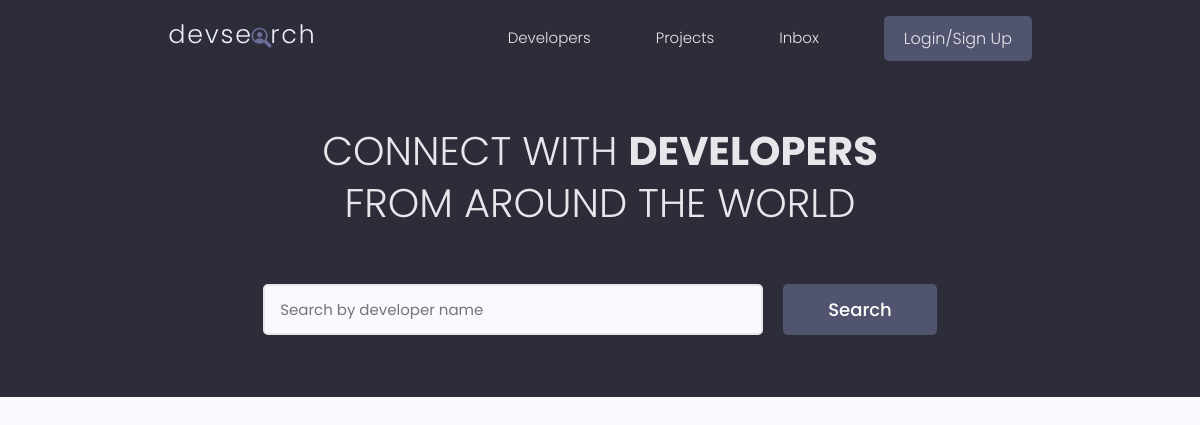
The app's page /, older data.
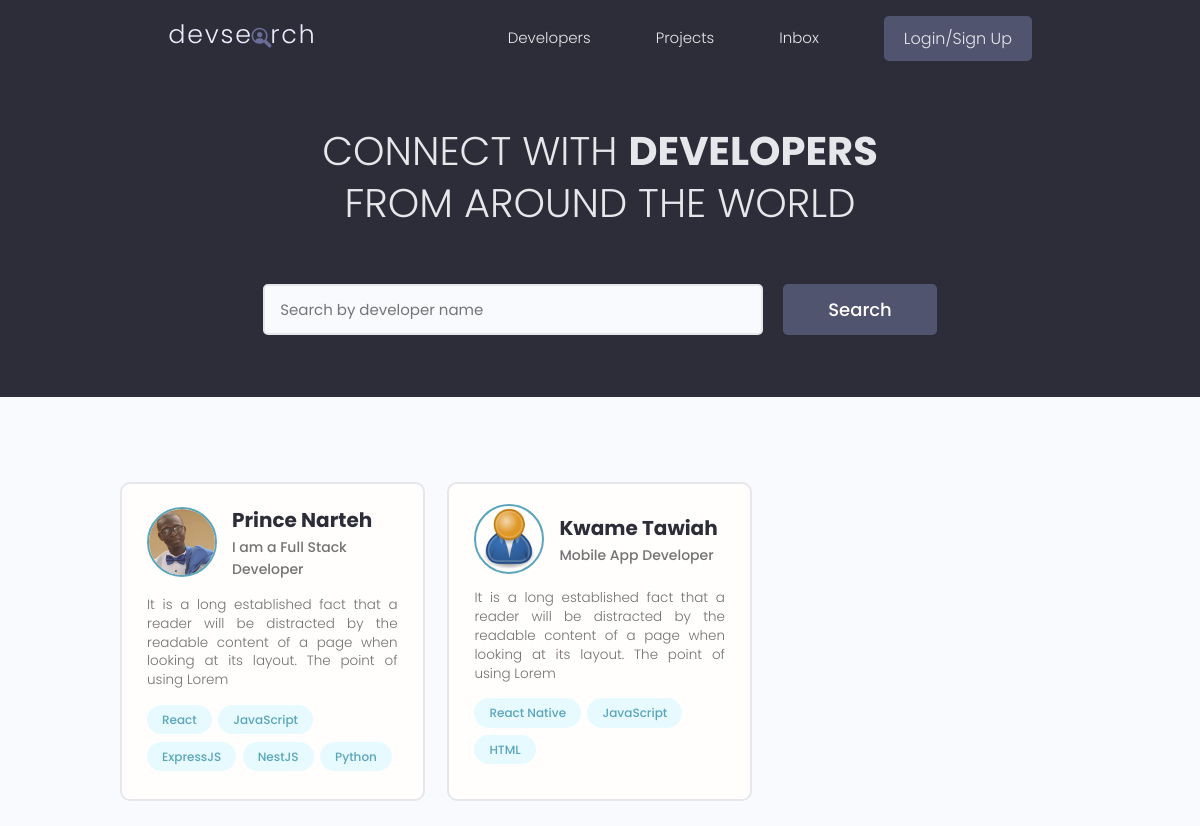
The same page, newer data.
### users/models.py (models this page shows)
class Profile(models.Model):
    id = models.UUIDField(default=uuid.uuid4, unique=True,
                          primary_key=True, editable=False)
    user = models.OneToOneField(
        User, on_delete=models.CASCADE, null=True, blank=True)
    name = models.CharField(max_length=200, blank=True, null=True)
    email = models.EmailField(max_length=200, blank=True, null=True)
    username = models.CharField(max_length=200, blank=True, null=True)
    location = models.CharField(max_length=200, blank=True, null=True)
    short_intro = models.CharField(max_length=200, blank=True, null=True)
    bio = models.TextField(null=True, blank=True)
    profile_image = models.ImageField(
        null=True, blank=True, upload_to='profiles/', default='profiles/user-default.png')
    social_github = models.CharField(max_length=200, blank=True, null=True)
    social_twitter = models.CharField(max_length=200, blank=True, null=True)
    social_linkedin = models.CharField(max_length=200, blank=True, null=True)
    social_youtube = models.CharField(max_length=200, blank=True, null=True)
    social_website = models.CharField(max_length=200, blank=True, null=True)
    created_at = models.DateTimeField(auto_now_add=True)
    updated_at = models.DateTimeField(auto_now=True)
    def __str__(self) -> str:
        return str(self.user.username)

class Skill(models.Model):
    id = models.UUIDField(default=uuid.uuid4, unique=True,
                          primary_key=True, editable=False)
    owner = models.ForeignKey(
        Profile, on_delete=models.CASCADE, null=True, blank=True)
    name = models.CharField(max_length=200, null=True, blank=True)
    description = models.TextField(null=True, blank=True)
    created_at = models.DateTimeField(auto_now_add=True)
    updated_at = models.DateTimeField(auto_now=True)
    def __str__(self) -> str:
        return str(self.name)

### users/views.py (the view)
# urls.py: path('', views.profiles, name='profiles'),
def profiles(request):
    profiles = Profile.objects.all()
    print(profiles)
    return render(request, 'users/profiles.html', {"profiles": profiles})

### users/templates/users/profiles.html (shortened to what this page needs)
{% extends 'main.html' %}
{% block content %}
  <main class="home">
    <section class="hero-section text-center">
      <div class="container container--narrow">
        <div class="hero-section__box">
          <h2>CONNECT WITH <span>DEVELOPERS</span></h2>
          <h2>FROM AROUND THE WORLD</h2>
        </div>
        <div class="hero-section__search">
          <form class="form" action="#" method="get">
            <div class="form__field">
              <input class="input input--text" id="formInput#search" type="text" name="text"
                placeholder="Search by developer name" />
            </div>
            <input class="btn btn--sub btn--lg" type="submit" value="Search" />
          </form>
        </div>
      </div>
    </section>
    <section class="devlist">
      <div class="container">
        <div class="grid grid--three">
          {% for profile in profiles %}
              <div class="column card">
                <div class="dev">
                  <a href="{% url 'user-profile' profile.id %}" class="card__body">
                    <div class="dev__profile">
                      <img class="avatar avatar--md" src="{{ profile.profile_image.url }}" alt="image" />
                      <div class="dev__meta">
                        <h3>{{ profile.name }}</h3>
                        <h5>{{ profile.short_intro|slice:"60" }}</h5>
                      </div>
                    </div>
                    <p class="dev__info">
                      {{profile.bio|slice:"150"}}
                    </p>
                    <div class="dev__skills">
                    {% for skill in profile.skill_set.all|slice:"5" %}
                      <span class="tag tag--pill tag--main">
                        <small>{{skill}}</small>
                      </span>
                    {% endfor %}
                    </div>
                  </a>
                </div>
              </div>
            {% endfor %}
        </div>
      </div>
    </section>
  </main>
{% endblock content %}

Row changes from the older to the newer data that the page shows:
added Profile: profile_image (picture), name "Prince Narteh", short_intro "I am a Full Stack Developer", bio "It is a long established fact that a reader will be distracted by the readable content of a page when looking at its layout. The point of using Lorem"
added Skill: name "React", shown under "Prince Narteh"
added Skill: name "JavaScript", shown under "Prince Narteh"
added Skill: name "ExpressJS", shown under "Prince Narteh"
added Skill: name "NestJS", shown under "Prince Narteh"
added Skill: name "Python", shown under "Prince Narteh"
added Profile: profile_image (placeholder picture), name "Kwame Tawiah", short_intro "Mobile App Developer", bio "It is a long established fact that a reader will be distracted by the readable content of a page when looking at its layout. The point of using Lorem"
added Skill: name "React Native", shown under "Kwame Tawiah"
added Skill: name "JavaScript", shown under "Kwame Tawiah"
added Skill: name "HTML", shown under "Kwame Tawiah"
